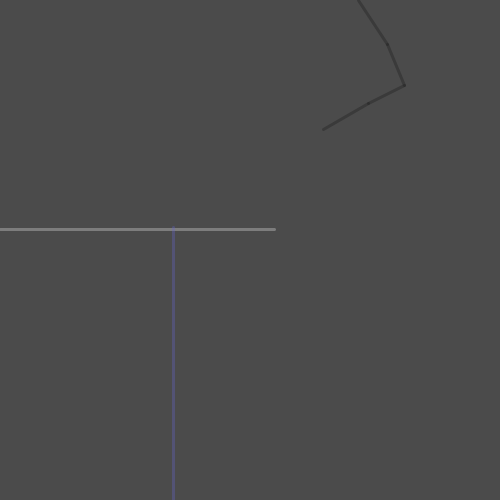
Frame 1 (no input)
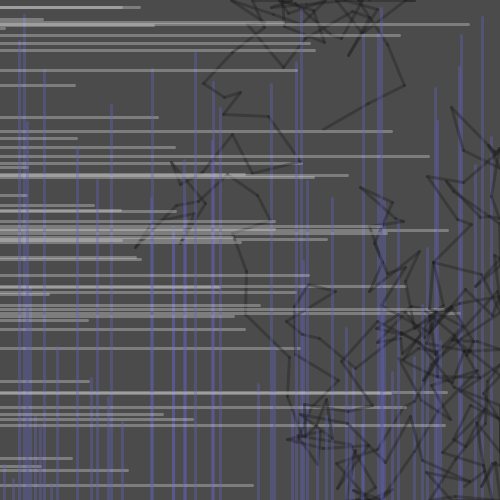
Frame 60 (the mouse pressed at the canvas centre just before this capture)
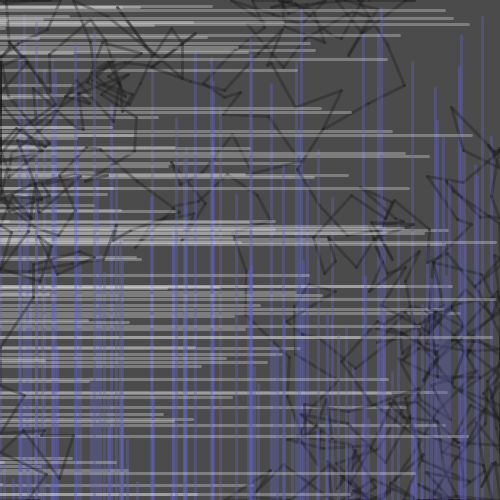
Frame 120 (the mouse held since frame 60 and released just before this capture)

The Processing sketch that drew these frames (run headless with seeded random() and noise(); from frame 60 on, the mouse is pressed at the canvas centre):

// Processing sketch: jan1lines_lines_scribbles
// ── jan1lines_lines_scribbles.pde
int SIZE = 500;
int MID = SIZE/2;
int clow = 100;
int chigh = 200;
Scribbler s = new Scribbler(random(SIZE), random(SIZE), 50, color(25));

void setup() {
  surface.setSize(SIZE, SIZE);
  background(75);
  stroke(25, 80);
  frameRate(45);
  //noFill();
}

void draw() {
  //bezier();
  s.scribble();
  //strokeWeight(1);

  //drawLine1(r(), r());
    s.scribble();
  //strokeWeight(1);
  drawLine2(r(), r());
    s.scribble();
  //strokeWeight(1);
  //drawLine3(r(), r());
    s.scribble();
  //strokeWeight(1);
  drawLine4(r(), r());


}

void bezier() {
  beginShape();
  float x = r();
  float y = random(MID, SIZE);
  float vertexCount = random(3);
  vertex(r(MID, MID), r(SIZE, 10));
  for(int i = 0; i < vertexCount; i++) {
    bezierVertex(r(x), r(y), r(x), r(y), r(x), r(y));
  }
  endShape();
}

void drawLine1(float r1, float r2) {
  stroke(225, 85);
  line(r1, 0, r1, r2);
}

void drawLine2(float r1, float r2) {
  stroke(225, 85);

  line(0, r1, r2, r1);
}


void drawLine3(float r1, float r2) {
  stroke(color(chigh,chigh,clow), 85);

  line(r1, r2, SIZE, r2);
}

void drawLine4(float r1, float r2) {
  stroke(color(clow,clow,chigh), 85);

  line(r1, r2, r1, SIZE);
}

float r() {
  return random(SIZE);
}

float r(float x) {
  return r(x, 100);
}

float r(float x, float range) {
  float low = max(0, x - range);
  float high = min(x + range, SIZE);
  return random(low, high);
}

class Scribbler {
  float x1, y1,x2,y2;
  int r;
  color c;

  Scribbler(float x1, float y1, int r, color c) {
    this.x1 = x1;
    this.y1 = y1;
    this.r = r;
    this.c = c;
  }
  
  void scribble() {
    strokeWeight(3);
    stroke(c, 90);
    x2 = max(0, x1 + random(-r,r));
    x2 = min(x2, SIZE);
    y2 = max(0,y1 + random(-r,r));
    y2 = min(y2, SIZE);
    line(x1, y1, x2, y2);
    x1 = x2;
    y1 = y2;
  }
}
